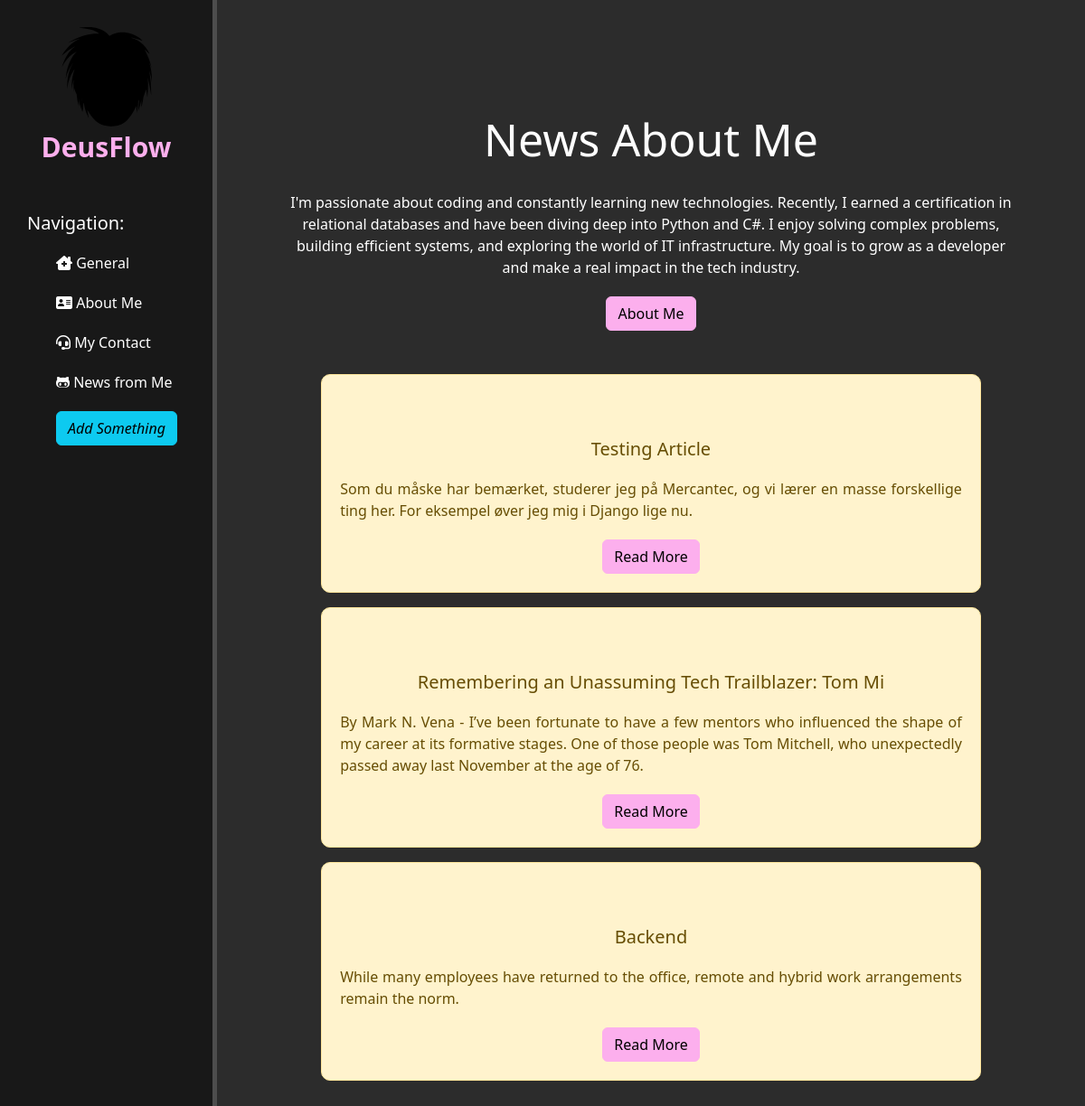
The page /newsflow/ on the database as committed earlier.
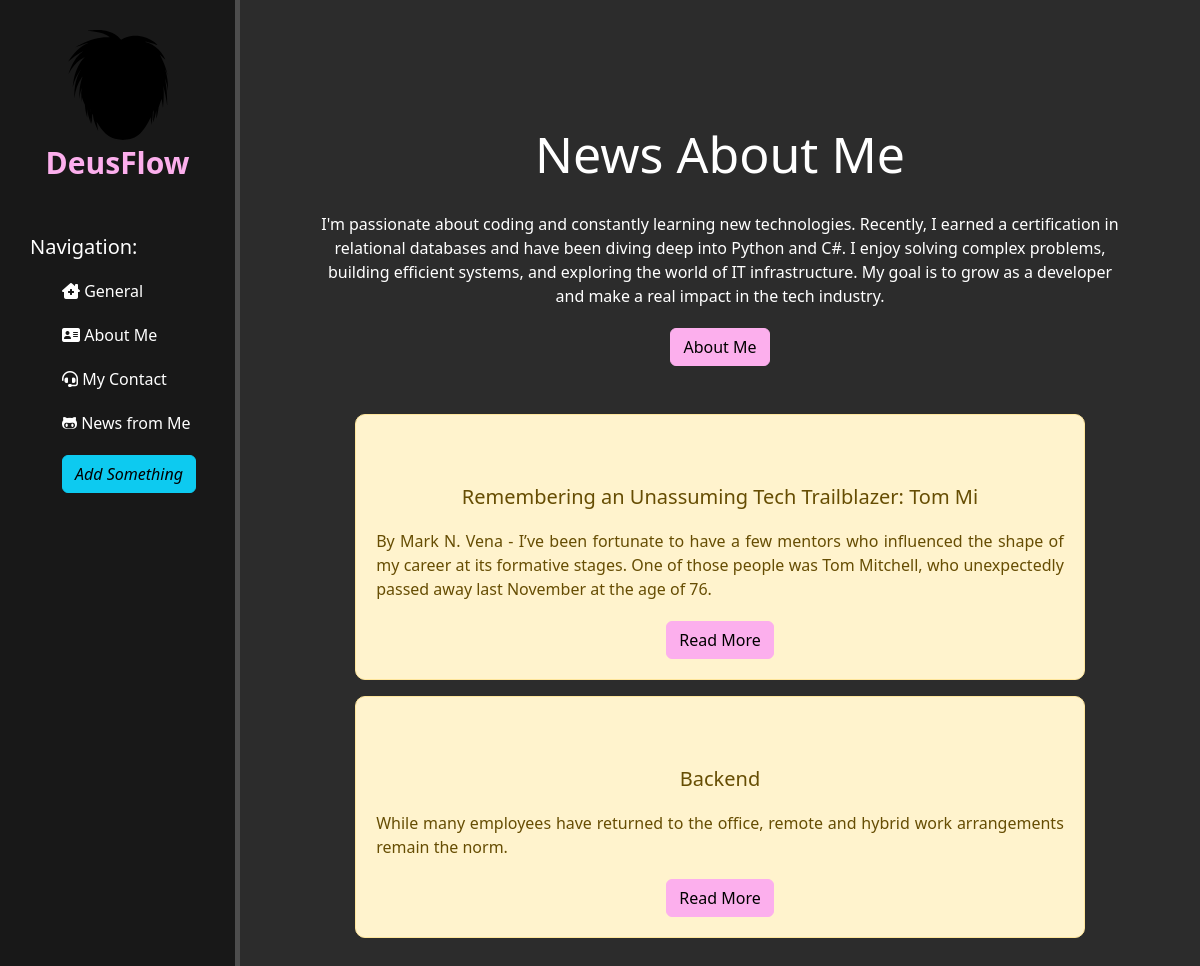
The same page on the database as committed later.
### newsflow/models.py (models this page shows, shortened)
class Articles(models.Model):
    title = models.CharField('Name', max_length=50)
    anons = models.CharField('Anons',max_length =250)
    full_text = models.TextField('Articles')
    date = models.DateTimeField('Date')
    class Meta:
        verbose_name = 'Article'
        verbose_name_plural = 'Articles'

### newsflow/views.py (the view)
# urls.py: path('', views.newsflow_home, name='newsflow_home'),
def newsflow_home(request):
    news = Articles.objects.all()
    return render(request,'newsflow/newsflow_home.html',{'newsflow':news})

### newsflow/templates/newsflow/newsflow_home.html (shortened to what this page needs)
{% extends 'main/layout.html' %}
{% block content %}
<div class="features">
   <h1>News About Me</h1>
    <p class="textlong">I'm passionate about coding and constantly learning new technologies. Recently, I earned a certification in relational databases and have been diving deep into Python and C#.
        I enjoy solving complex problems, building efficient systems, and exploring the world of IT infrastructure.
        My goal is to grow as a developer and make a real impact in the tech industry.</p>
    <button class="btn btn-warning">About Me</button><br>
    <br>
    {% for el in newsflow %}
    <div class="alert alert-warning text-center mx-auto" style="width: 80%;">
    <h3>{{ el.title }}</h3>
    <p class="justify-text">{{ el.anons }}</p>
    <a href="{% url 'newsflow_detail' el.id %}" class="btn btn-warning">Read More</a>
</div>
    {% endfor %}
</div>
{% endblock %}

Rows that differ between the two databases and show on the page:
removed Articles: title "Testing Article", anons "Som du måske har bemærket, studerer jeg på Mercantec, og vi lærer en masse forskellige ting her. For eksempel øver jeg mig i Django lige nu."
